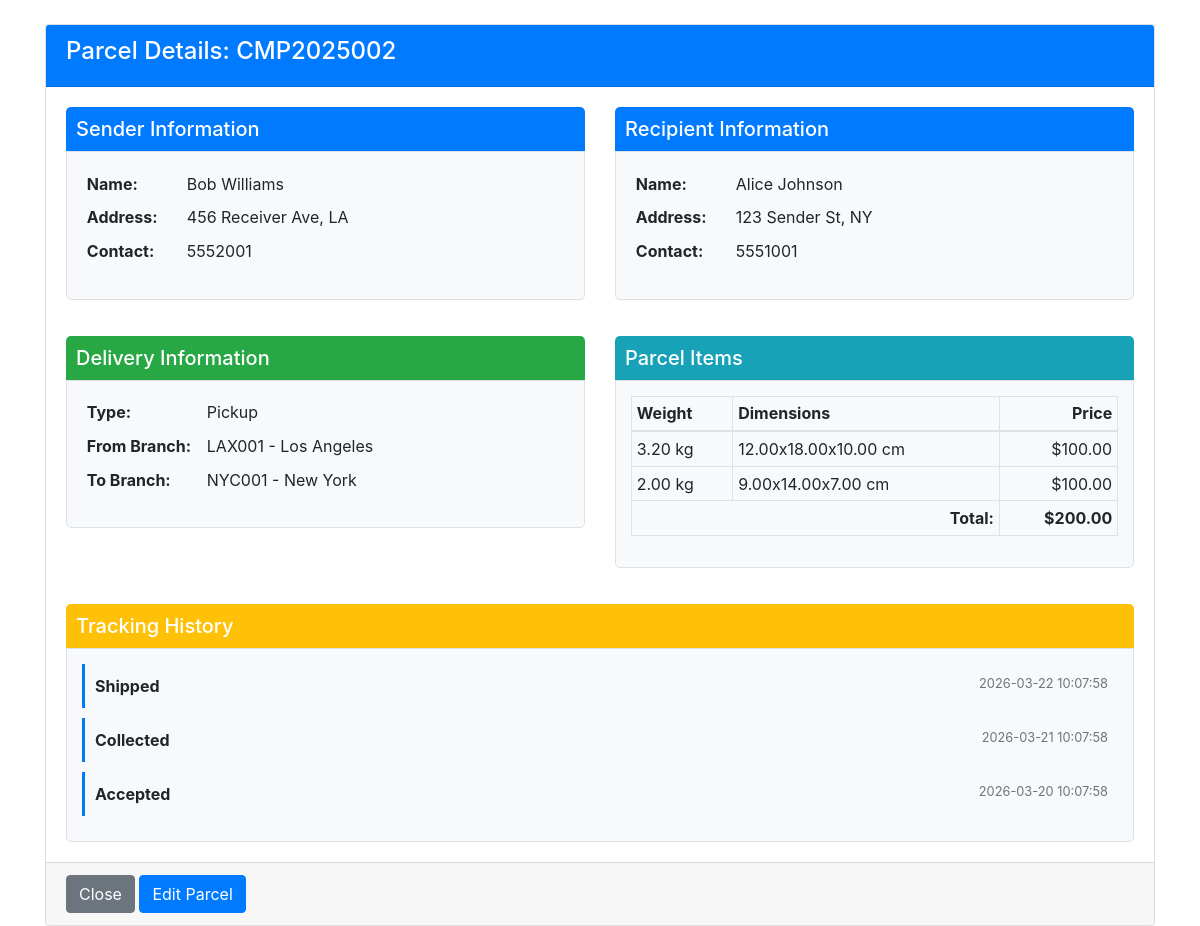
The page /view_parcel.php?id=2 on the database its author committed.
### tables this page shows
CREATE TABLE parcels (
    id INT PRIMARY KEY AUTO_INCREMENT,
    reference_number VARCHAR(50) UNIQUE NOT NULL,
    customer_id INT,
    sender_name VARCHAR(100) NOT NULL,
    sender_address TEXT NOT NULL,
    sender_contact VARCHAR(20) NOT NULL,
    recipient_name VARCHAR(100) NOT NULL,
    recipient_address TEXT NOT NULL,
    recipient_contact VARCHAR(20) NOT NULL,
    type INT DEFAULT 0,
    from_branch_id INT,
    to_branch_id INT,
    total DECIMAL(10,2) DEFAULT 0,
    status INT DEFAULT 0,
    date_created DATETIME DEFAULT CURRENT_TIMESTAMP,
    FOREIGN KEY (customer_id) REFERENCES customers(id) ON DELETE SET NULL,
    FOREIGN KEY (from_branch_id) REFERENCES branches(id) ON DELETE SET NULL,
    FOREIGN KEY (to_branch_id) REFERENCES branches(id) ON DELETE SET NULL
);

CREATE TABLE branches (
    id INT PRIMARY KEY AUTO_INCREMENT,
    branch_code VARCHAR(50) NOT NULL UNIQUE,
    street VARCHAR(255) NOT NULL,
    city VARCHAR(100) NOT NULL,
    state VARCHAR(100) NOT NULL,
    zip_code VARCHAR(20) NOT NULL,
    country VARCHAR(100) NOT NULL,
    contact VARCHAR(20) NOT NULL,
    date_created DATETIME DEFAULT CURRENT_TIMESTAMP
);

CREATE TABLE parcel_items (
    id INT PRIMARY KEY AUTO_INCREMENT,
    parcel_id INT NOT NULL,
    weight DECIMAL(10,2) NOT NULL,
    height DECIMAL(10,2) NOT NULL,
    length DECIMAL(10,2) NOT NULL,
    width DECIMAL(10,2) NOT NULL,
    price DECIMAL(10,2) NOT NULL,
    FOREIGN KEY (parcel_id) REFERENCES parcels(id) ON DELETE CASCADE
);

CREATE TABLE parcel_tracking (
    id INT PRIMARY KEY AUTO_INCREMENT,
    parcel_id INT NOT NULL,
    status INT DEFAULT 0,
    date_created DATETIME DEFAULT CURRENT_TIMESTAMP,
    FOREIGN KEY (parcel_id) REFERENCES parcels(id) ON DELETE CASCADE
);

### view_parcel.php (the view, shortened to what this page needs)
<?php
require_once 'db_connect.php';
$id = $_GET['id'];
$qry = $conn->query("SELECT p.*, fb.branch_code as fcode, fb.city as fcity,
                     tb.branch_code as tcode, tb.city as tcity
                     FROM parcels p
                     LEFT JOIN branches fb ON p.from_branch_id = fb.id
                     LEFT JOIN branches tb ON p.to_branch_id = tb.id
                     WHERE p.id = $id");
$row = $qry->fetch_assoc();
$items = $conn->query("SELECT * FROM parcel_items WHERE parcel_id = $id");
$tracking = $conn->query("SELECT * FROM parcel_tracking WHERE parcel_id = $id ORDER BY date_created DESC");
?>
<!DOCTYPE html>
<html>
<head>
    <link rel="stylesheet" href="https://cdn.jsdelivr.net/npm/bootstrap@4.5.2/dist/css/bootstrap.min.css">
</head>
<body>
<div class="container mt-4">
    <div class="card">
        <div class="card-header bg-primary text-white">
            <h4>Parcel Details: <?php echo $row['reference_number']; ?></h4>
        </div>
        <div class="card-body">
            <div class="row">
                <div class="col-md-6 detail-card">
                    <div class="detail-header">
                        <h5 class="mb-0"><i class="fa fa-user"></i> Sender Information</h5>
                    </div>
                    <div class="detail-body">
                        <table class="table table-sm table-borderless">
                            <tr><th style="width:100px;">Name:</th><td><?php echo $row['sender_name']; ?></td></tr>
                            <tr><th>Address:</th><td><?php echo $row['sender_address']; ?></td></tr>
                            <tr><th>Contact:</th><td><?php echo $row['sender_contact']; ?></td></tr>
                        </table>
                    </div>
                </div>
                <div class="col-md-6 detail-card">
                    <div class="detail-header">
                        <h5 class="mb-0"><i class="fa fa-user"></i> Recipient Information</h5>
                    </div>
                    <div class="detail-body">
                        <table class="table table-sm table-borderless">
                            <tr><th style="width:100px;">Name:</th><td><?php echo $row['recipient_name']; ?></td></tr>
                            <tr><th>Address:</th><td><?php echo $row['recipient_address']; ?></td></tr>
                            <tr><th>Contact:</th><td><?php echo $row['recipient_contact']; ?></td></tr>
                        </table>
                    </div>
                </div>
            </div>
            <div class="row mt-3">
                <div class="col-md-6 detail-card">
                    <div class="detail-header bg-success">
                        <h5 class="mb-0"><i class="fa fa-truck"></i> Delivery Information</h5>
                    </div>
                    <div class="detail-body">
                        <table class="table table-sm table-borderless">
                            <tr><th style="width:120px;">Type:</th><td><?php echo $row['type'] == 1 ? 'Deliver' : 'Pickup'; ?></td></tr>
                            <tr><th>From Branch:</th><td><?php echo $row['fcode'] ? $row['fcode'].' - '.$row['fcity'] : 'N/A'; ?></td></tr>
                            <tr><th>To Branch:</th><td><?php echo $row['tcode'] ? $row['tcode'].' - '.$row['tcity'] : 'N/A'; ?></td></tr>
                        </table>
                    </div>
                </div>
                <div class="col-md-6 detail-card">
                    <div class="detail-header bg-info">
                        <h5 class="mb-0"><i class="fa fa-box"></i> Parcel Items</h5>
                    </div>
                    <div class="detail-body">
                        <table class="table table-sm table-bordered">
                            <thead class="bg-light">
                                <tr>
                                    <th>Weight</th>
                                    <th>Dimensions</th>
                                    <th class="text-right">Price</th>
                                </tr>
                            </thead>
                            <tbody>
                                <?php
                                $total = 0;
                                while($item = $items->fetch_assoc()):
                                    $total += $item['price'];
                                ?>
                                <tr>
                                    <td><?php echo $item['weight']; ?> kg</td>
                                    <td><?php echo $item['height'].'x'.$item['length'].'x'.$item['width']; ?> cm</td>
                                    <td class="text-right">$<?php echo number_format($item['price'],2); ?></td>
                                </tr>
                                <?php endwhile; ?>
                            </tbody>
                            <tfoot class="bg-light font-weight-bold">
                                <tr>
                                    <td colspan="2" class="text-right">Total:</td>
                                    <td class="text-right">$<?php echo number_format($total,2); ?></td>
                                </tr>
                            </tfoot>
                        </table>
                    </div>
                </div>
            </div>
            <div class="row mt-3">
                <div class="col-md-12">
                    <div class="detail-header bg-warning">
                        <h5 class="mb-0"><i class="fa fa-history"></i> Tracking History</h5>
                    </div>
                    <div class="detail-body">
                        <?php if($tracking->num_rows > 0): ?>
                            <?php while($track = $tracking->fetch_assoc()): ?>
                                <div class="tracking-item">
                                    <div class="d-flex justify-content-between">
                                        <strong>
                                            <?php
                                            $labels = ['Accepted', 'Collected', 'Shipped', 'In-Transit', 'Arrived',
                                                      'Out for Delivery', 'Ready', 'Delivered', 'Picked-up', 'Failed'];
                                            echo $labels[$track['status']] ?? 'Unknown';
                                            ?>
                                        </strong>
                                        <small class="text-muted"><?php echo date('Y-m-d H:i:s', strtotime($track['date_created'])); ?></small>
                                    </div>
                                </div>
                            <?php endwhile; ?>
                        <?php else: ?>
                            <p class="text-muted">No tracking history available</p>
                        <?php endif; ?>
                    </div>
                </div>
            </div>
        </div>
        <div class="card-footer">
            <a href="javascript:window.close()" class="btn btn-secondary">Close</a>
            <a href="?page=edit_parcel&id=<?php echo $id; ?>" class="btn btn-primary">Edit Parcel</a>
        </div>
    </div>
</div>
</body>
</html>

### view_parcel.php (style rules this page uses)
.detail-card { margin-bottom: 20px; }
.detail-header { background: #007bff; color: white; padding: 10px; border-radius: 5px 5px 0 0; }
.detail-body { background: #f8f9fa; padding: 15px; border: 1px solid #dee2e6; border-radius: 0 0 5px 5px; }
.tracking-item { padding: 10px; border-left: 3px solid #007bff; margin-bottom: 10px; background: #f8f9fa; }

### rows shown on the page
parcels: reference_number "CMP2025002", sender_name "Bob Williams", sender_address "456 Receiver Ave, LA", sender_contact "5552001", recipient_name "Alice Johnson", recipient_address "123 Sender St, NY", recipient_contact "5551001", from_branch.branch_code "LAX001", from_branch.city "Los Angeles", to_branch.branch_code "NYC001", to_branch.city "New York"
parcel_items: weight "3.20", height "12.00", length "18.00", width "10.00", price "100.00"
parcel_items: weight "2.00", height "9.00", length "14.00", width "7.00", price "100.00"
parcel_tracking: status "Shipped", date_created "2026-03-22 10:07:58"
parcel_tracking: status "Collected", date_created "2026-03-21 10:07:58"
parcel_tracking: status "Accepted", date_created "2026-03-20 10:07:58"

### other values the page prints
$total "200.00"
